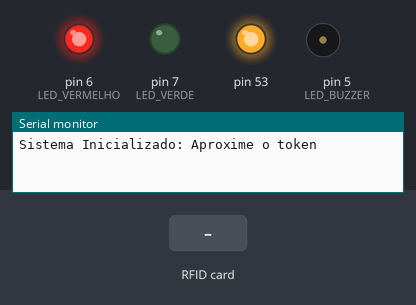
This sketch was run on a simulated Arduino Mega 2560, built with avr-gcc and run on an emulated ATmega2560. Shown: output pins drawn as LEDs (lit = HIGH), buzzer (waves = sounding, pin HIGH), the last lines printed to the serial monitor. Dashed ring = blinking. The test bench sets the inputs (shaded band).

Above: at 1.2 s.
1.3 s: RFID card 5E 7A 19 C4 held to the reader
At 4.2 s:
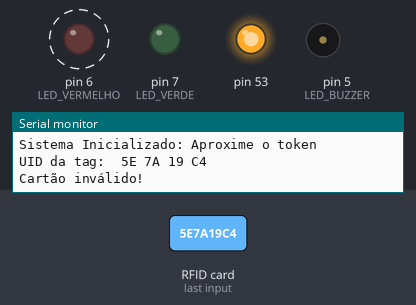
4.3 s: RFID card F3 7A EA 11 held to the reader
At 6.2 s:
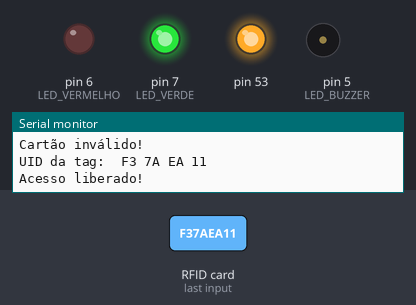
Timing chart, 0 to 8.8 s (numbered marks = the images above; inputs shaded):
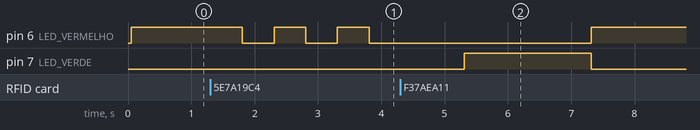

The sketch:

controle_acesso.ino
```cpp
#include <SPI.h>
#include <MFRC522.h>

// Definição dos pinos de conexão para o Arduino Mega 2560
#define PINO_SS 9
#define PINO_RST 8

// Definição dos LEDs
#define LED_VERDE 7
#define LED_VERMELHO 6
#define LED_BUZZER 5

MFRC522 mfrc522(PINO_SS, PINO_RST);  // Instancia o objeto do RFID

int tentativas_invalidas = 0;  // Contador de tentativas inválidas

void setup() {
  Serial.begin(9600);      // Inicializa a comunicação serial
  SPI.begin();             // Inicializa a comunicação SPI
  mfrc522.PCD_Init();      // Inicializa o módulo RFID

  pinMode(LED_VERDE, OUTPUT);
  pinMode(LED_VERMELHO, OUTPUT);
  pinMode(LED_BUZZER, OUTPUT);

  digitalWrite(LED_VERMELHO, HIGH);  // Inicialmente, LED vermelho aceso
  Serial.println("Sistema Inicializado: Aproxime o token");
}

void loop() {
  if (!mfrc522.PICC_IsNewCardPresent()) return;
  if (!mfrc522.PICC_ReadCardSerial()) return;

  Serial.print("UID da tag: ");
  String conteudo = "";

  for (byte i = 0; i < mfrc522.uid.size; i++) {
    Serial.print(mfrc522.uid.uidByte[i] < 0x10 ? " 0" : " ");
    Serial.print(mfrc522.uid.uidByte[i], HEX);
    conteudo.concat(String(mfrc522.uid.uidByte[i] < 0x10 ? " 0" : " "));
    conteudo.concat(String(mfrc522.uid.uidByte[i], HEX));
  }
  Serial.println();
  conteudo.toUpperCase();

  if (conteudo.substring(1) == "F3 7A EA 11") {
    Serial.println("Acesso liberado!");
    digitalWrite(LED_VERMELHO, LOW);
    digitalWrite(LED_VERDE, HIGH);
    delay(2000);
    digitalWrite(LED_VERDE, LOW);
    digitalWrite(LED_VERMELHO, HIGH);
    tentativas_invalidas = 0;
  } else {
    Serial.println("Cartão inválido!");
    piscaLED(LED_VERMELHO, 3);
    tentativas_invalidas++;

    if (tentativas_invalidas >= 5) {
      Serial.println("SISTEMA BLOQUEADO");
      digitalWrite(LED_BUZZER, HIGH);
      for (int i = 0; i < 5; i++) {
        piscaLED(LED_VERMELHO, 1);
        delay(1000);
      }
      digitalWrite(LED_BUZZER, LOW);
      tentativas_invalidas = 0;
    }
  }
  delay(1000);
}

void piscaLED(int ledPin, int vezes) {
  for (int i = 0; i < vezes; i++) {
    digitalWrite(ledPin, HIGH);
    delay(500);
    digitalWrite(ledPin, LOW);
    delay(500);
  }
}
```

Measured:
- after the input at 1.3 s, pin 6 (LED_VERMELHO): alternates HIGH for 0.50 s and LOW for 0.50 s, starting after 0.51 s
- after the input at 4.3 s, pin 6 (LED_VERMELHO): LOW → HIGH after 3.0 s; pin 7 (LED_VERDE): LOW → HIGH after 1.0 s, → LOW 2.0 s later
